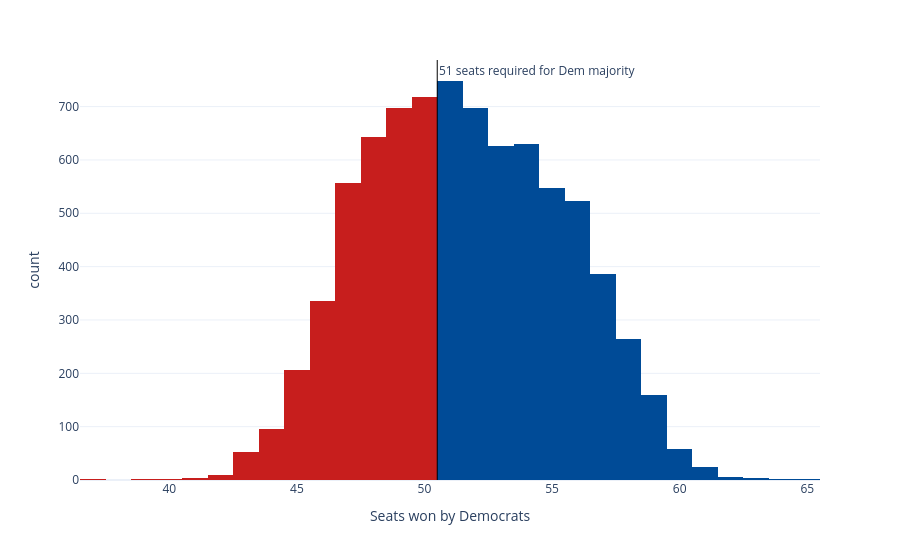

Notebook source saved alongside this figure:
### Code cell
sims_hist = px.histogram(seat_sims, x='seats', nbins=np.unique(seat_sims['seats']).shape[0]*2, color='winner',
                         color_discrete_map={'Democrats': '#004b97', 'Republicans': '#c71e1d'},
                         labels={'seats':'Seats won by Democrats', 'winner': 'Winner'}, template='plotly_white')
sims_hist.update_traces(showlegend=False)
sims_hist.add_vline(x=50.5, line_width=1, line_color='black', annotation_text='51 seats required for Dem majority', 
                    annotation_position='top right')
sims_hist

### Figure 1 — Plotly figure (JSON) as saved in the notebook; plotly's stock layout.template omitted (floating-point values rounded to 4 significant figures; data arrays with more than 128 entries replaced by an {"elided": "..."} marker saying what was removed)
{"data": [{"bingroup": "x", "hovertemplate": "Winner=Democrats<br>Seats won by Democrats=%{x}<br>count=%{y}<extra></extra>", "legendgroup": "Democrats", "marker": {"color": "#004b97", "pattern": {"shape": ""}}, "name": "Democrats", "nbinsx": 56, "orientation": "v", "showlegend": false, "type": "histogram", "x": {"elided": "4678 int values"}, "xaxis": "x", "yaxis": "y"}, {"bingroup": "x", "hovertemplate": "Winner=Republicans<br>Seats won by Democrats=%{x}<br>count=%{y}<extra></extra>", "legendgroup": "Republicans", "marker": {"color": "#c71e1d", "pattern": {"shape": ""}}, "name": "Republicans", "nbinsx": 56, "orientation": "v", "showlegend": false, "type": "histogram", "x": {"elided": "3322 int values"}, "xaxis": "x", "yaxis": "y"}], "layout": {"annotations": [{"showarrow": false, "text": "51 seats required for Dem majority", "x": 50.5, "xanchor": "left", "xref": "x", "y": 1, "yanchor": "top", "yref": "y domain"}], "barmode": "relative", "legend": {"title": {"text": "Winner"}, "tracegroupgap": 0}, "margin": {"t": 60}, "shapes": [{"line": {"color": "black", "width": 1}, "type": "line", "x0": 50.5, "x1": 50.5, "xref": "x", "y0": 0, "y1": 1, "yref": "y domain"}], "xaxis": {"anchor": "y", "domain": [0, 1], "title": {"text": "Seats won by Democrats"}}, "yaxis": {"anchor": "x", "domain": [0, 1], "title": {"text": "count"}}}}
